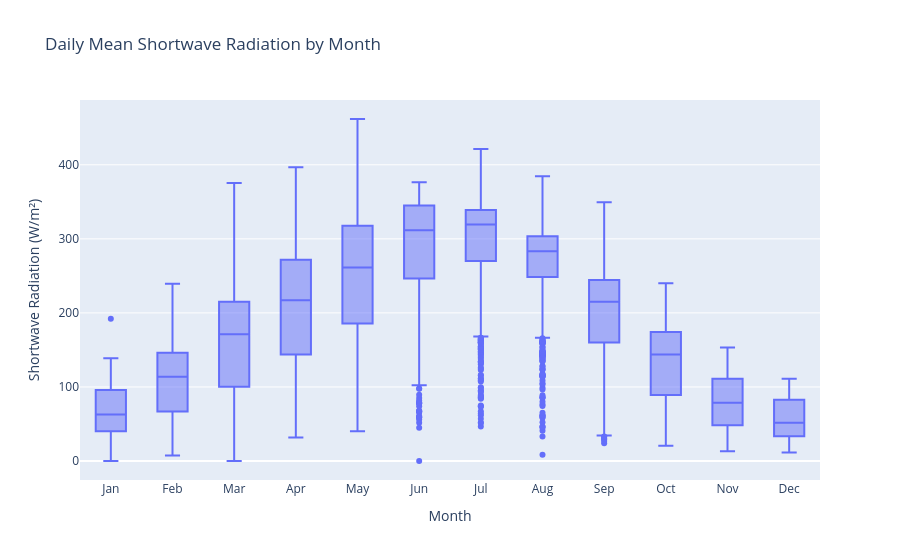

Write notebook code for a chart like this one.
### Markdown cell above
## Shortwave Radiation by Months

### Code cell
daily_month = daily.assign(month=daily["datetime"].dt.month)

fig = px.box(
    daily_month,
    x="month",
    y="shortwave_radiation",
    labels={"shortwave_radiation": "Shortwave Radiation (W/m²)", "month": "Month"},
    title="Daily Mean Shortwave Radiation by Month",
)
fig.update_xaxes(
    type="category",
    tickvals=list(range(1, 13)),
    ticktext=MONTHS,
)
fig

### Figure 1 — Plotly figure (JSON) as saved in the notebook; plotly's stock layout.template omitted (floating-point values rounded to 4 significant figures; data arrays with more than 128 entries replaced by an {"elided": "..."} marker saying what was removed)
{"data": [{"alignmentgroup": "True", "hovertemplate": "Month=%{x}<br>Shortwave Radiation (W/m²)=%{y}<extra></extra>", "legendgroup": "", "marker": {"color": "#636efa"}, "name": "", "notched": false, "offsetgroup": "", "orientation": "v", "showlegend": false, "type": "box", "x": {"elided": "13449 int values"}, "x0": " ", "xaxis": "x", "y": {"elided": "13449 float values"}, "y0": " ", "yaxis": "y"}], "layout": {"boxmode": "group", "legend": {"tracegroupgap": 0}, "title": {"text": "Daily Mean Shortwave Radiation by Month"}, "xaxis": {"anchor": "y", "domain": [0, 1], "ticktext": ["Jan", "Feb", "Mar", "Apr", "May", "Jun", "Jul", "Aug", "Sep", "Oct", "Nov", "Dec"], "tickvals": [1, 2, 3, 4, 5, 6, 7, 8, 9, 10, 11, 12], "title": {"text": "Month"}, "type": "category"}, "yaxis": {"anchor": "x", "domain": [0, 1], "title": {"text": "Shortwave Radiation (W/m²)"}}}}
